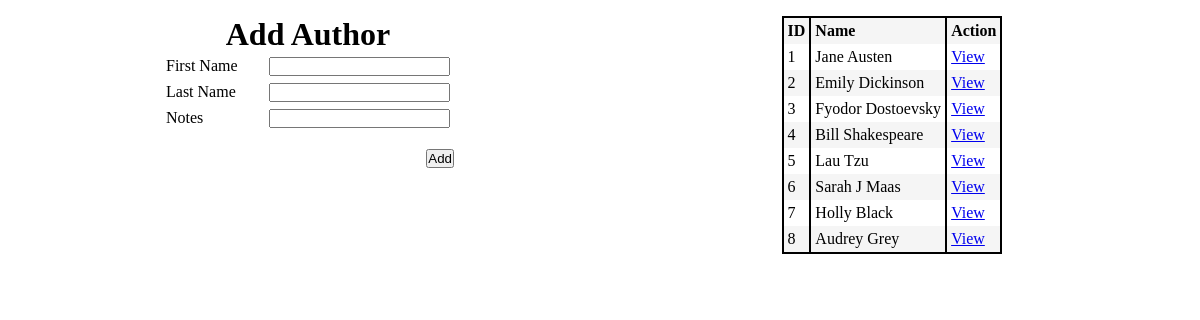
The app's page /authors with its own data.
### books_authors_app/models.py (models this page shows)
class Author(models.Model):
    first_name = models.CharField(max_length=255)
    last_name = models.CharField(max_length=255)
    notes = models.TextField(default="")
    books = models.ManyToManyField(Book, related_name="authors")
    created_at = models.DateTimeField(auto_now_add=True)
    updated_at = models.DateTimeField(auto_now=True)

### books_authors_app/views.py (the view)
# urls.py: path('authors', views.authors),
def authors(request):
    context = {
        "authors": Author.objects.all(),
        "books": Book.objects.all()
    }
    return render(request, 'authors.html', context)

### books_authors_app/templates/authors.html (shortened to what this page needs)
<!DOCTYPE html>
<html lang="en">
<head>
    {% load static %}
    <link rel="stylesheet" href="{% static 'authors.css' %}">
</head>
<body>
    <div class="add-author">
        <h1>Add Author</h1>
        <form action="/add_author" method="POST">
            <div>
                <label for="first_name">First Name</label>
                <input type="text" name="first_name">
            </div>
            <div>
                <label for="last_name">Last Name</label>
                <input type="text" name="last_name">
            </div>
            <div>
                <label for="notes">Notes</label>
                <input type="text" name="notes">
            </div>
            <br>
            <input class="submit" type="submit" name="submit" value="Add">
        </form>
    </div>
    <div class="author-list">
        <table>
            <tr>
                <th>ID</th>
                <th>Name</th>
                <th>Action</th>
            </tr>
            {% for author in authors %}
                <tr>
                    <td>{{ author.id }}</td>
                    <td>{{ author.first_name }} {{ author.last_name }}</td>
                    <td><a href="authors/{{ author.id }}">View</a></td>
                </tr>
            {% endfor %}
        </table>
    </div>
</body>
</html>

### books_authors_app/static/authors.css (style rules this page uses)
* { margin: 0; padding: 0; }
body { display: flex; margin: 1em; }
.add-author { width: 25%; margin-left: auto; margin-right: auto; }
.add-author h1 { text-align: center; margin: 0; }
.add-author div { display: block; padding: 0.25em; }
.add-author input { display: inline-block; float: right; }
.author-list { width: 25%; margin-left: auto; margin-right: auto; }
table { width: auto; margin: auto; border: 0.15em solid black; border-collapse: collapse; }
th, td { padding: 0.25em; text-align: left; border-left: 0.15em solid black; }
tbody tr:nth-child(odd) { background-color: whitesmoke; }
table td:first-child, table th:first-child { border-left: none; }
table td:last-child, table th:last-child { border-right: none; }

### records on screen
Author: id "1", first_name "Jane", last_name "Austen"
Author: id "2", first_name "Emily", last_name "Dickinson"
Author: id "3", first_name "Fyodor", last_name "Dostoevsky"
Author: id "4", first_name "Bill", last_name "Shakespeare"
Author: id "5", first_name "Lau", last_name "Tzu"
Author: id "6", first_name "Sarah", last_name "J Maas"
Author: id "7", first_name "Holly", last_name "Black"
Author: id "8", first_name "Audrey", last_name "Grey"
